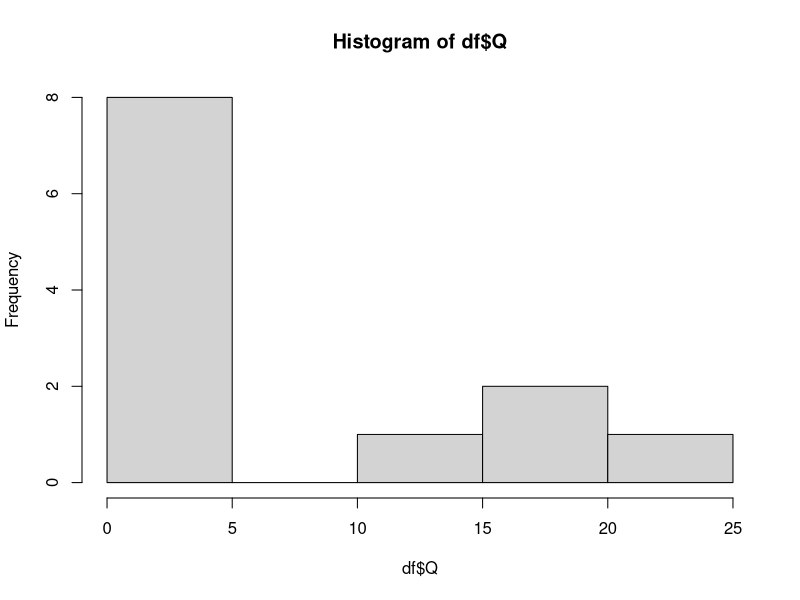
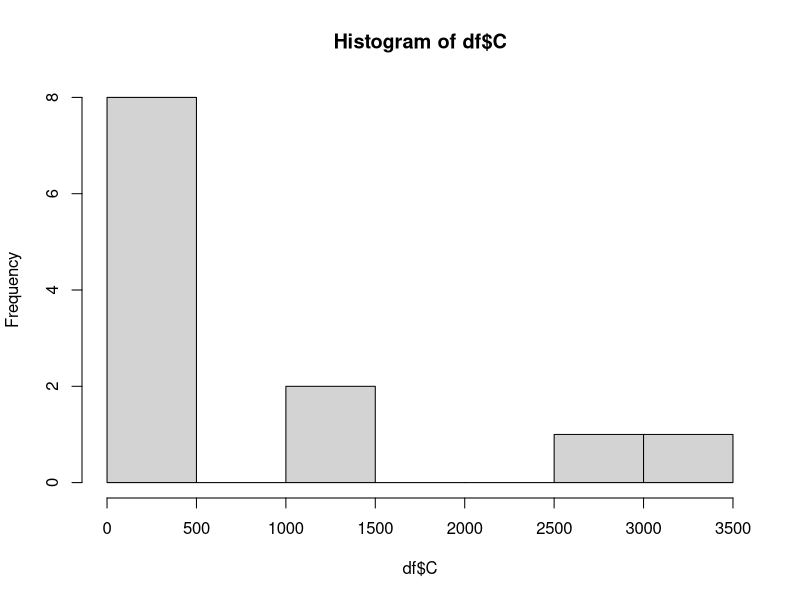
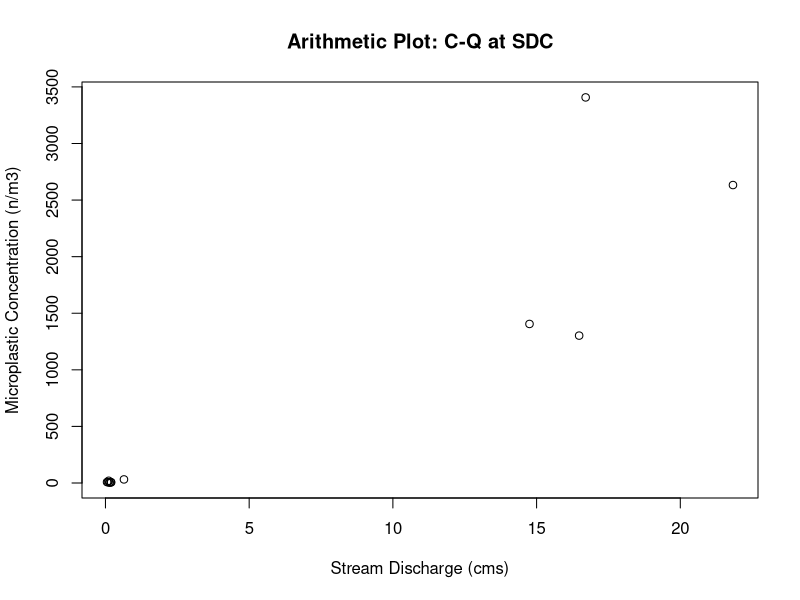
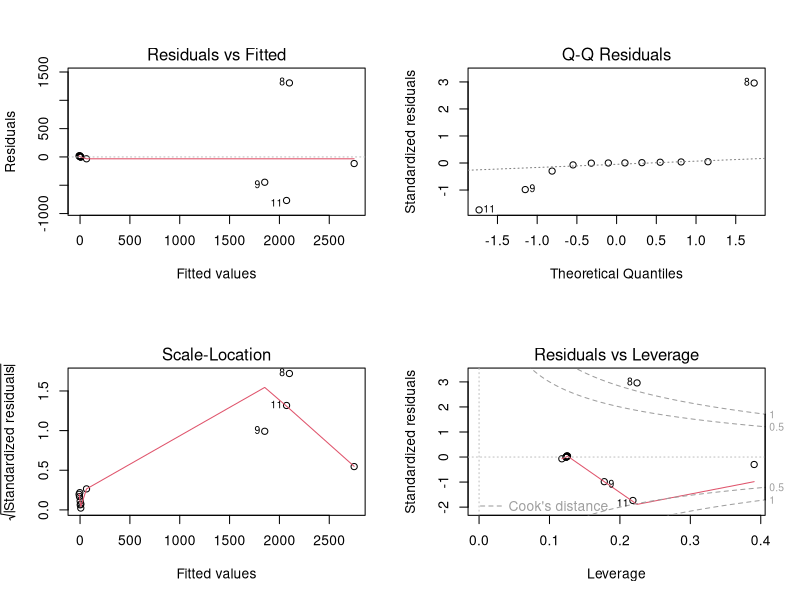
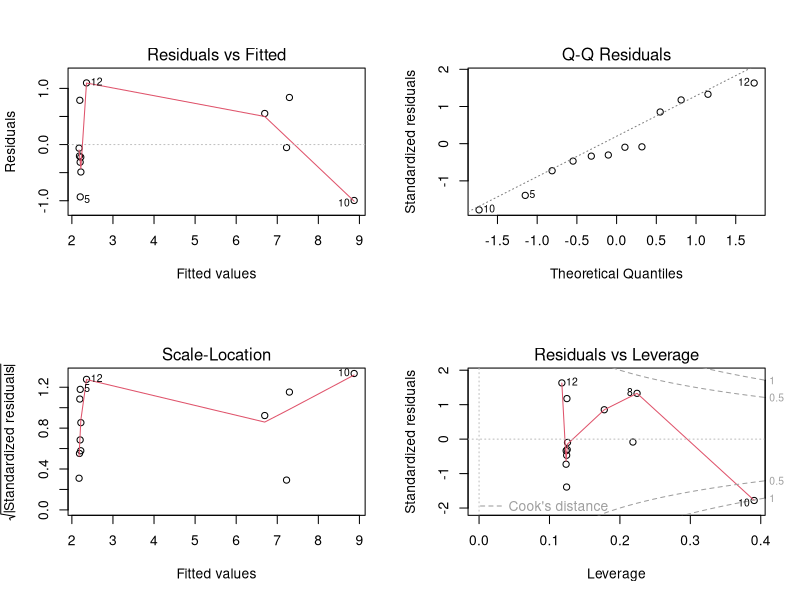
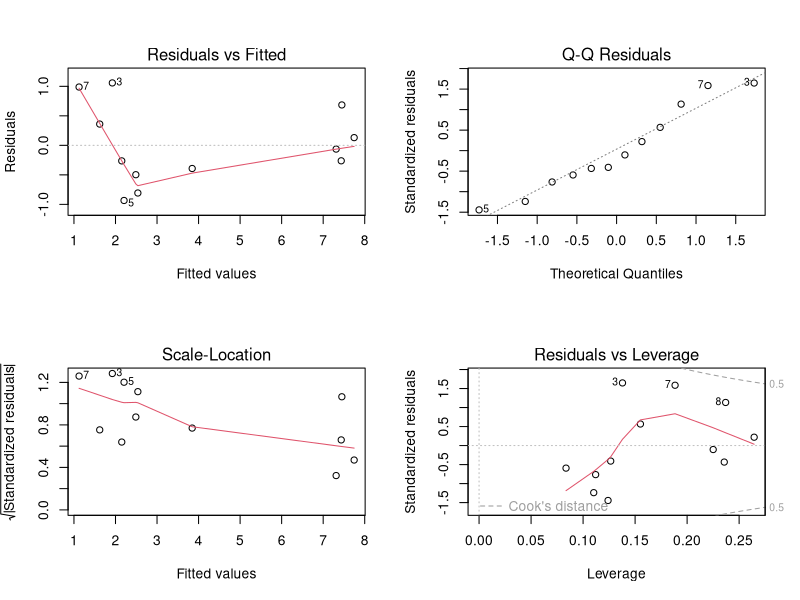
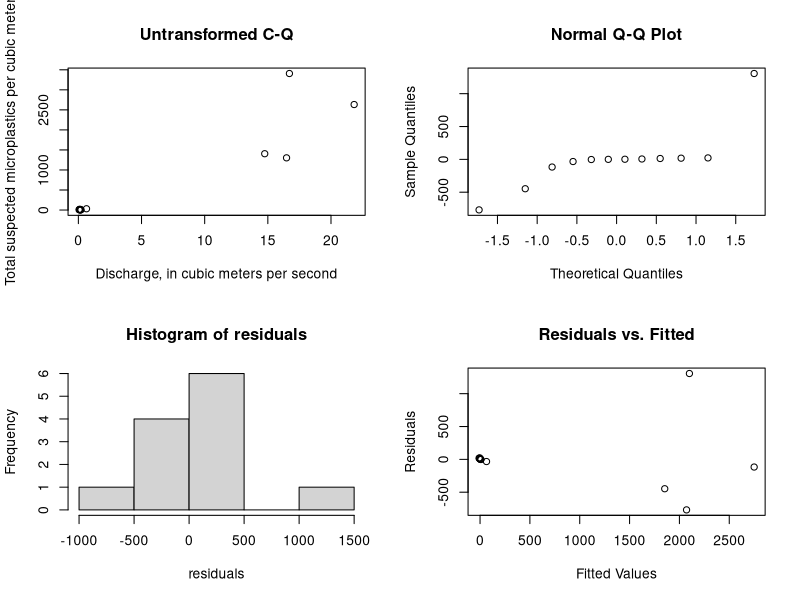
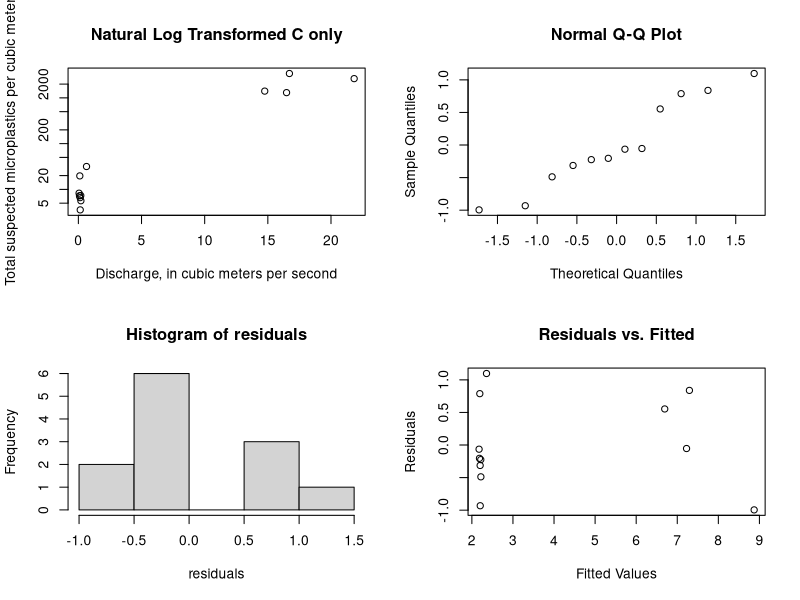

The R source for these figures, in order:
###Clear the R environment
rm(list=ls());graphics.off();cat("\f");
library(ggplot2)
library(scales)
library(lmtest)
library(car)
library(boot)
# SDC Sample data where LF has been rescaled with Kooi et al. 2021 freshwater alpha = 2.64; CF = 1.583433109)
C <- c(6.59936735,  # rescaled LL 300um to 250um
       7.328211154, # rescaled LL 300um to 250um
       19.71078559, # rescaled LL 300um to 250um  
       5.643343967, # rescaled LL 300um to 250um  
       3.564581049, # rescaled LL 300um to 250um  
       7.244953378, # rescaled LL 300um to 250um  
       8.255369389, # rescaled LL 300um to 250um  
                   3407.222222,
                   1405.415162,
                   2632.829374,
                   1302.367942,
                   31.61189358)
Q <- c(0.139035719,
               0.188873369,
               0.113267388,
               0.197368424,
               0.146114931,
               0.086083215,
               0.054934683,
               16.70693973,
               14.75307729,
               21.83228904,
               16.48040495,
               0.643641932
)
df <- data.frame(Q,C)
mean(Q)
###########################
#Comparision to determine Final Model
###########################

#Test dataset for normality
shapiro.test(df$Q) #Null hypothesis is data is normally distributed
shapiro.test(df$C)#Null hypothesis is data is normally distributed
hist(df$Q)
hist(df$C)

#Plot data in arithmetic space to see if linear
plot(df,xlab = "Stream Discharge (cms)", ylab = "Microplastic Concentration (n/m3)", main = "Arithmetic Plot: C-Q at SDC")

#Create Linear Model and look at significance and residual plots
model <- lm(C ~ Q, data = df)
summary(model)
par(mfrow = c(2, 2))
# residual plots
plot(model) #Look for curvature, heteroskadasticity ....

# Test for normality in residuals of model
residuals<-resid(model) 
shapiro_xy <- shapiro.test(residuals) #Null hypothesis is data is normally distributed

# Perform the Non Constant Variance test
ncvTest_xy <- ncvTest(model) #Null hypothesis = homoscedasticity / No autocorrelation

#Print results
print("No Transformation")
cat("Test for normality of residuals:\n")
print(shapiro_xy)
cat("Test for constant variance of residuals:\n")
print(ncvTest_xy)

## If linear model is not a good fit/data is non-linear transform y, x, or both

###############################################################################
#Transform y only via ln(y)
##########################
#Create Model and look at significance and residual plots
model <- lm(log(C) ~ Q, data = df)
summary(model)
# residual plots
plot(model) #Look for curvature, heteroskadasticity ....

# Test for normality in residuals of model
residuals<-resid(model) 
shapiro_lny <- shapiro.test(residuals) #Null hypothesis is data is normally distributed

# Perform the Non Constant Variance test
ncvTest_lny <- ncvTest(model) #Null hypothesis = homoscedasticity / No autocorrelation

#Print results
print("Transform y only via ln(y)")
cat("Test for normality of residuals:\n")
print(shapiro_lny)
cat("Test for equal variance of residuals:\n")
print(ncvTest_lny)


###############################################################################
#Transform x and y  via ln()
##########################
#Create Model and look at significance and residual plots
model <- lm(log(C) ~ log(Q), data = df)
summary(model)
# residual plots
plot(model) #Look for curvature, heteroskadasticity ....

# Test for normality in residuals of model
residuals<-resid(model)
shapiro_lnxlny <- shapiro.test(residuals) #Null hypothesis is data is normally distributed

# Perform the Non Constant Variance test
ncvTest_lnxlny <- ncvTest(model) #Null hypothesis = homoscedasticity / No autocorrelation


#Print results
print("Transform x and y via ln()")
cat("Test for normality of residuals:\n")
print(shapiro_lnxlny)
cat("Test for equal variance of residuals:\n")
print(ncvTest_lnxlny)


###############################################################################
###############################################################################


####SUMMARY PLOTS AND STATS FOR ONE TYPE OF MODEL #####

#EX: Untransformed Model

par(mfrow = c(2, 2))
#Plot data in arithmetic space
plot(df, xlab="Discharge, in cubic meters per second",
     ylab="Total suspected microplastics per cubic meter", main="Untransformed C-Q")
#Model and look at significance and residual plots
model <- lm(C ~ Q, data = df)
summary(model)
#plot(model) Using below plots instead

# Test for normality in residuals of model
residuals<-resid(model)
qqnorm(residuals)
hist(residuals)
shapiro.test(residuals) #Null hypothesis is data is normally distributed

# Create a scatterplot of residuals vs. fitted values
plot(fitted(model), residuals, xlab = "Fitted Values", ylab = "Residuals", main = "Residuals vs. Fitted")
# Perform the Non Constant Variance test
ncvTest(model)

####SUMMARY PLOTS AND STATS FOR ONE TYPE OFMODEL #####

#EX: Natural Log C Transformed

par(mfrow = c(2, 2))
#Plot data in log-log space
plot(df, xlab="Discharge, in cubic meters per second",
     ylab="Total suspected microplastics per cubic meter", main="Natural Log Transformed C only", log = 'y')
#Model and look at significance and residual plots
model <- lm(log(C) ~ Q, data = df)
summary(model)
#plot(model) Using below plots instead

# Test for normality in residuals of model
residuals<-resid(model)
qqnorm(residuals)
hist(residuals)
shapiro.test(residuals) #Null hypothesis is data is normally distributed

# Create a scatterplot of residuals vs. fitted values
plot(fitted(model), residuals, xlab = "Fitted Values", ylab = "Residuals", main = "Residuals vs. Fitted")
# Perform the Non Constant Variance test
ncvTest(model)

##############
#SKIP TO HERE
###############

####SUMMARY PLOTS AND STATS FOR ONE TYPE OFMODEL #####

#EX: Natural Log - Natural Log Transformed

par(mfrow = c(2, 2))
#Plot data in log-log space
plot(df, xlab="Discharge, in cubic meters per second",
     ylab="Total suspected microplastics per cubic meter", main="Natural Log Transformed C and Q", log = 'xy')
#Model and look at significance and residual plots
model <- lm(log(C) ~ log(Q), data = df)
summary(model)
#plot(model) #Using below plots instead

# Test for normality in residuals of model
residuals<-resid(model)
qqnorm(residuals)
hist(residuals)
shapiro.test(residuals) #Null hypothesis is data is normally distributed

# Create a scatterplot of residuals vs. fitted values
plot(fitted(model), residuals, xlab = "Fitted Values", ylab = "Residuals", main = "Residuals vs. Fitted")
# Perform the Non Constant Variance test
ncvTest(model)

###############################################################################
###############################################################################
# Model selected: #TYPE 3: Natural Log Transformed C and Q
model <- lm(log(C) ~ log(Q), data = df)
###############################################################################
###############################################################################
###AFTER MODEL SELECTION#######

#Bias Correction Selection Following Helschel & Hirsch 2002 and 2020
#regression equations fit in log space result in a bias when back transformed. 
#When the objective is to compute Loads by regressing and summing over the record 
#a correction must be applied because this method assumes the equation produces an estimate of the mean
# the sum of the means = the mean of the sum
# However, applying the regression in orginal units is violates this because the
#regression in original units is the an estimate of the median not the mean 
#the sum of the medians is not the median of the sum
#A sum of the median values will underestimate the sum of the mean.
#Therefore if unaccounted for this will underestimate the long-term mean load.

#Two bias correction methods are commonly employed
#Ferguson' Maximum Likelihood Estimation: residuals must be normally distributed (n > 30)
#Duan: Nonparametric Smearing (does not require normality; requires independence and homoscedastic)

#Our residuals are normally distributed
#Even though our sample size is less than 30,
#We will calculate both following H&H 2020 rcode

# For comparison calculate the mean of the observed concentrations
meanC <- mean(df$C) 
meanC

#calculate the mean of the y fitted values for each Q
yhat <-exp(model$fitted.values)
meanyhat <- mean(yhat) #compare mean of fitted values to mean observed concentrations
100*(meanC-meanyhat)/meanC #this is an underestimate of the mean of the observed data by ~16%

#Ferguson' Maximum Likelihood Estimation (MLE)

#calculate the MLE bias adj
sse <- sum(model$residuals^2)
sSquared <- sse / (length(model$residuals)-2)
biasAdj <- exp(0.5*sSquared)
biasAdj

#Apply MLE bias adj to yhat and check mean
ymle <-yhat*biasAdj
meanmle<-mean(ymle)
meanmle
100*(meanC-meanmle)/meanC #this is an overestimate of the mean of the observed data by ~-5%

##
#Duan's Smearing Estimate of the Bias Correction Adjustment

#calculate the smearing estiamte
smearAdj <- sum(exp(model$residuals))/length(model$residuals)
smearAdj

#Apply Smearing adj to yhat and check mean
ysmear <-yhat*smearAdj
meanysmear<-mean(ysmear)
meanysmear
100*(meanC-meanysmear)/meanC #this is an overestimate of the mean of the observed data by ~-2%

#####################################################

#Print summary
print(paste("Mean of Observations:", meanC))
print(paste("Mean of Fit:", meanyhat))
print(paste("MLE Adjustmented Mean:", meanmle))
print(paste("DuanAdjusted Mean:", meanysmear))

##Going with Duan Smearing Correction Adjustment Because
#1.) the sample size is less than 30 
#2.) the smear adjustment produces a closer estimate of mean than MLE adj

#####################################################
#calculating the confidence intervals
####################################################

#Confidence Intervals by bootstrapping (Non-parametric approach)
set.seed(123)  # for reproducibility
data <- data.frame(x=df$Q,
                   y=df$C)

# Define a function to fit the linear model and extract coefficients
fit_model <- function(data, indices) {
  bootmodel <- lm(log(y) ~ log(x), data = data[indices, ])
  return(coef(bootmodel))
}

# Set the number of bootstrap samples
num_bootstraps <- 10000

# Perform bootstrapping to get coefficient distributions
set.seed(123)  # for reproducibility
bootstrap_results <- boot(data, fit_model, R = num_bootstraps)

# Remove rows with missing values in the bootstrap results
bootstrap_results$t <- na.omit(bootstrap_results$t)

# Calculate confidence intervals for coefficients
confidence_intervals <- t(sapply(1:ncol(bootstrap_results$t), function(i) {
  quantile(bootstrap_results$t[, i], probs = c(0.025, 0.975))
}))

# Create a matrix of coefficient names and confidence intervals
coef_names <- names(coefficients(model))
coef_intervals <- data.frame(Coefficient = coef_names,
                             Lower_CI = confidence_intervals[, 1],
                             Upper_CI = confidence_intervals[, 2])

# Print and plot the confidence intervals
print(coef_intervals) # Using this one.

#############################################
#confidence intervals (This is a parametric approach and therefore assumes normality)
confint(model, level = 0.95) 

#############################################

###Confidence Intervals For Plots

#Create Confidence intervals (Uncorrected)
nmodel<- data.frame(Q = seq(from = min(df$Q), to = max(df$Q), length= 100))
model_conf <- exp(predict(model, nmodel, type = "response", interval = "confidence",level=0.95))
nmodel <- cbind(nmodel,model_conf)
nmodel

#Create Confidence intervals (CORRECTED)
model_conf_cor <- model_conf*smearAdj
nmodel_cor<-cbind(nmodel,model_conf_cor)
nmodel_cor <- `colnames<-`(nmodel_cor,c('Q','fit_uncor','lwr_uncor','upr_uncor','fit_cor','lwr_cor','upr_cor'))
nmodel_cor

#Create Prediction intervals (Uncorrected)
pmodel<- data.frame(Q = seq(from = min(df$Q), to = max(df$Q), length= 100))
model_preds <- exp(predict(model, pmodel, type = "response", interval = "prediction",level=0.95))
pmodel <- cbind(pmodel,model_preds)
pmodel

#Create Prediction intervals (CORRECTED)
model_preds_cor <- model_preds*smearAdj
pmodel_cor<-cbind(pmodel,model_preds_cor)
pmodel_cor <- `colnames<-`(pmodel_cor,c('Q','fit_uncor','lwr_uncor','upr_uncor','fit_cor','lwr_cor','upr_cor'))
pmodel_cor


#Plot the uncorrected and corrected model and confidence intervals
plot <- ggplot()+ 
  geom_line(aes(x = Q, y = fit), col = "gray", data = pmodel)+
  geom_line(aes(x = Q, y = lwr), linetype=2, col = "green", data = nmodel)+
  geom_line(aes(x = Q, y = upr), linetype=2, col = "green", data = nmodel)+
  geom_line(aes(x = Q, y = lwr), linetype=2, col = "orange", data = pmodel)+
  geom_line(aes(x = Q, y = upr), linetype=2, col = "orange", data = pmodel)+
  geom_line(aes(x = Q, y = fit_cor), col = "black", data = pmodel_cor)+
  geom_line(aes(x = Q, y = lwr_cor), linetype=2, col = "blue", data = nmodel_cor)+
  geom_line(aes(x = Q, y = upr_cor), linetype=2, col = "blue", data = nmodel_cor)+
  geom_line(aes(x = Q, y = fit_cor), col = "transparent", data = pmodel_cor)+
  geom_line(aes(x = Q, y = lwr_cor), linetype=2, col = "purple", data = pmodel_cor)+
  geom_line(aes(x = Q, y = upr_cor), linetype=2, col = "purple", data = pmodel_cor)+
  geom_point(data = df, aes(x=Q, y=C))+
  ggtitle("MP Concentration-Discharge: SDC") +
  xlab("Discharge, in cubic meters per second") +
  ylab("Total suspected microplastics per cubic meter")
plot
plot    +scale_x_log10(breaks = trans_breaks("log10", function(x) 10^x),
                       labels = trans_format("log10", math_format(10^.x))) +
  scale_y_log10(breaks = trans_breaks("log10", function(x) 10^x),
                labels = trans_format("log10", math_format(10^.x))) +
  theme_bw()+
  annotate(geom="text", x=0.5, y=8000, label="Ln(Concentration)= 4.334 + 1.107 × Ln(Discharge)
       Duan Smearing Correction Adjustment = 1.227",
                                               color="black")

plot+ theme_bw()+
  annotate(geom="text", x=7.5, y=15000, label="Concentration = 1.227 × (76.21 × Discharge^1.107)",
           color="black")


##Plot of Final
#Plot the uncorrected and corrected model and confidence intervals
plot <- ggplot()+ 
  geom_line(aes(x = Q, y = fit_cor), col = "black", data = pmodel_cor)+
  geom_line(aes(x = Q, y = lwr_cor), linetype=2, col = "blue", data = nmodel_cor)+
  geom_line(aes(x = Q, y = upr_cor), linetype=2, col = "blue", data = nmodel_cor)+
  geom_line(aes(x = Q, y = lwr_cor), linetype=2, col = "purple", data = pmodel_cor)+
  geom_line(aes(x = Q, y = upr_cor), linetype=2, col = "purple", data = pmodel_cor)+
  geom_point(data = df, aes(x=Q, y=C))+
  ggtitle("MP Concentration-Discharge: SDC (all Microplastics)") +
  xlab("Discharge, in cubic meters per second") +
  ylab("Microplastics, number per cubic meter")
plot


plot    +scale_x_log10(breaks = trans_breaks("log10", function(x) 10^x),
                       labels = trans_format("log10", math_format(10^.x))) +
  scale_y_log10(breaks = trans_breaks("log10", function(x) 10^x),
                labels = trans_format("log10", math_format(10^.x))) +
  annotate(geom="text", x=0.5, y=8000, label="Ln(Concentration)= 4.334 + 1.107 × Ln(Discharge)
    With Duan Smearing Correction Adjustment = 1.227",
           color="black")+
  theme(
    legend.text = element_text(size = 12),      # Increase legend text size
    legend.title = element_text(size = 14),     # Increase legend title size
    axis.title.x = element_text(size = 14),     # Increase x-axis title size
    axis.title.y = element_text(size = 14),     # Increase y-axis title size
    axis.text.x = element_text(size = 12, color= "black"),       # Increase x-axis label size
    axis.text.y = element_text(size = 12, color = "black"),      # Increase y-axis label size
    plot.title = element_text(size = 16, face = "bold"), # Increase title size
    plot.subtitle = element_text(size = 12, face = "bold", hjust = 0, vjust = 1.5),
    axis.ticks.y = element_line(color = "black"))+
  annotate("rect", xmin = 15.5, xmax = 19.5, ymin = 0.035, ymax = 0.01, 
           fill = "white", color = "black") +  # Draw the white box with a black border
  annotate("text", x = 17.5, y = 0.02, label = "a", size = 6.5, fontface = "bold") 


plot+ theme_bw()+
  annotate(geom="text", x=7.5, y=15000, label="Concentration = 1.227 × (76.21 × Discharge^1.107)",
           color="black")